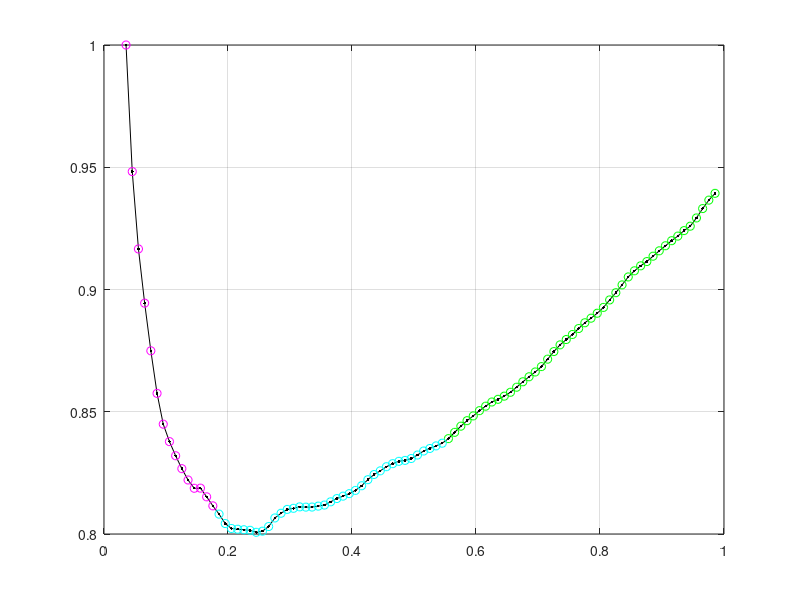

Recreate this plot in MATLAB.
clc
clear all;
close all;

load parameters
tam=size(x_hist(:,1),1); % Number of available data samples

% x_hist(:,1) corresponds to rotor resistance data, while x_hist(:,2) 
% corresponds to rotor reactance data. Therefore, either column should be 
% selected depending on the parameter for which the slip region partitioning is to be performed.
y=x_hist(:,1); y=y/max(y);
x=(1:tam)';

% The window size must be selected such that the data within each window 
% can be adequately approximated by a linear model
tj=8; % Moving window half-width
param = zeros(tam,2); % Initialization of the vector storing local linear coefficients

% Estimation of local linear parameters using a moving window approach
for c=(1+tj):(tam-tj)
  S=polyfit(x((c-tj):(c+tj)),y((c-tj):(c+tj)),1);
  param(c,1:2)=S;
end

% Replication of boundary coefficients to handle edge regions
param(1:tj,1:2)=repmat(param(tj+1,1:2),tj,1);
param(tam-tj+1:tam,1:2)=repmat(param(tam-tj,1:2),tj,1);

% Clustering of data points based on local linear coefficients (K-means)
% If running in GNU Octave, it is necessary to load the statistics package
% to enable the use of the kmeans function
%pkg load statistics
[idx, C] = kmeans(param, 3);
c1=find(idx==1);
c2=find(idx==2);
c3=find(idx==3);

% Visualization of clustering results
plot(s_hist(x),y,'k.-'),
hold on,plot(s_hist(x(c1,1)),y(c1,1),'og'),grid on,
hold on,plot(s_hist(x(c2,1)),y(c2,1),'om'),grid on,
hold on,plot(s_hist(x(c3,1)),y(c3,1),'oc'),grid on,
